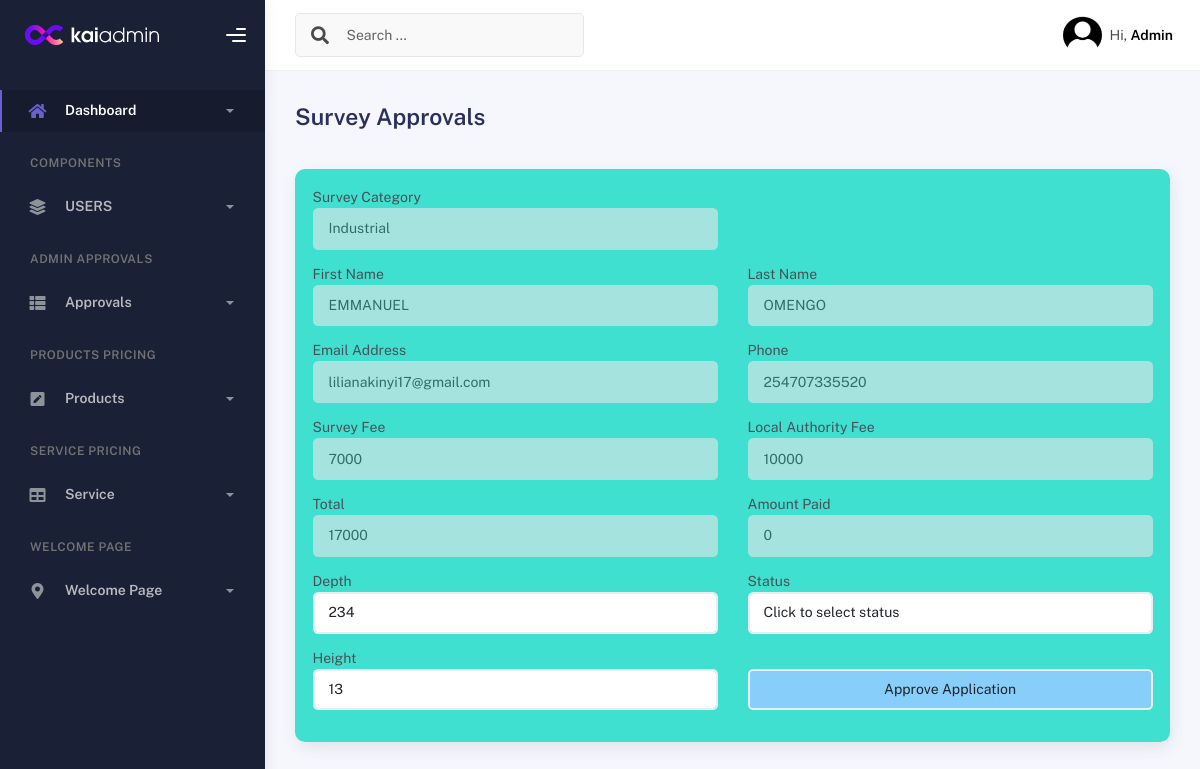
Screenshot of /edit_survey_app/76 (signed in) with the database file from the repository.
### admins/models.py (models this page shows, shortened)
class Survey_Application(models.Model):
    Survey_Category = models.CharField(max_length=50, null=False, blank=False)
    First_Name = models.CharField(max_length=20, null=False, blank=False)
    Last_Name = models.CharField(max_length=20, null=False, blank=False)
    Email_Address = models.EmailField(null=False, blank=False)
    Phone_Number = models.PositiveIntegerField(null=False, blank=False)
    Survey_Fee = models.PositiveIntegerField(null=False, blank=False)
    Local_Authority_Fee = models.PositiveIntegerField(null=False, blank=False)
    Total_Amount = models.PositiveIntegerField(null=False, blank=False)
    Mpesa_phone = models.PositiveIntegerField(blank=False, null=True, default='0000000000')
    Amount_paid = models.PositiveIntegerField(blank=False, null=True, default='0')
    depth = models.PositiveIntegerField(blank=False, null=False, default='0')
    height = models.PositiveIntegerField(blank=False, null=False, default='0')
    status_choice = [
        ('Approved', 'Approved'),
        ('Verified', 'Verified')
    ]
    status = models.CharField(max_length=15, null=True, blank=True, default="Verified", choices=status_choice)

### custom_admin/views.py (the view, shortened to what this page needs)
# urls.py: path('edit_survey_app', views.edit_survey_app, name='edit_survey_app'),
@staff_member_required
def edit_survey_app(request, id):
    edit_surveys = Survey_Application.objects.get(id=id)
    return render(request, 'admincustom/edit_survey_app.html', {'edit_surveys':edit_surveys})

### custom_admin/templates/admincustom/edit_survey_app.html (shortened to what this page needs)
{% load static %}
<!DOCTYPE html>
<html lang="en">
<head>
    <link href="https://cdn.jsdelivr.net/npm/bootstrap-icons/font/bootstrap-icons.css" rel="stylesheet">
    <link href="https://cdn.jsdelivr.net/npm/bootstrap@5.3.3/dist/css/bootstrap.min.css" rel="stylesheet"
>
    <link rel="stylesheet" href="{% static 'assets/css/bootstrap.min.css' %}"/>
    <link rel="stylesheet" href="{% static 'assets/css/plugins.min.css' %}"/>
    <link rel="stylesheet" href="{% static 'assets/css/kaiadmin.min.css' %}"/>
</head>
<body>
<div class="wrapper">
    <div class="sidebar" data-background-color="dark">
        <div class="sidebar-logo">
            <div class="logo-header" data-background-color="dark">
                <a href="/custo" class="logo">
                    <img
                            src="{% static 'assets/img/kaiadmin/logo_light.svg' %}"
                            alt="navbar brand"
                            class="navbar-brand"
                            height="20"
                    />
                </a>
                <div class="nav-toggle">
                    <button class="btn btn-toggle toggle-sidebar">
                        <i class="gg-menu-right"></i>
                    </button>
                </div>
            </div>
        </div>
        <div class="sidebar-wrapper scrollbar scrollbar-inner">
            <div class="sidebar-content">
                <ul class="nav nav-secondary">
                    <li class="nav-item active">
                        <a
                                data-bs-toggle="collapse"
                                href="#dashboard"
                                class="collapsed"
                                aria-expanded="false"
                        >
                            <i class="fas fa-home"></i>
                            <p>Dashboard</p>
                            <span class="caret"></span>
                        </a>
                    </li>
                    <li class="nav-section">
                        <h4 class="text-section">Components</h4>
                    </li>
                    <li class="nav-item">
                        <a data-bs-toggle="collapse" href="#base">
                            <i class="fas fa-layer-group"></i>
                            <p>USERS</p>
                            <span class="caret"></span>
                        </a>
                    </li>
                    <li class="nav-section">
                        <h4 class="text-section">ADMIN APPROVALS</h4>
                    </li>
                    <li class="nav-item">
                        <a data-bs-toggle="collapse" href="#sidebarLayouts">
                            <i class="fas fa-th-list"></i>
                            <p>Approvals</p>
                            <span class="caret"></span>
                        </a>
                    </li>
                    <li class="nav-section">
                        <h4 class="text-section">PRODUCTS PRICING</h4>
                    </li>
                    <li class="nav-item">
                        <a data-bs-toggle="collapse" href="#forms">
                            <i class="fas fa-pen-square"></i>
                            <p>Products</p>
                            <span class="caret"></span>
                        </a>
                    </li>
                    <li class="nav-section">
                        <h4 class="text-section">SERVICE PRICING</h4>
                    </li>
                    <li class="nav-item">
                        <a data-bs-toggle="collapse" href="#tables">
                            <i class="fas fa-table"></i>
                            <p>Service</p>
                            <span class="caret"></span>
                        </a>
                    </li>
                    <li class="nav-section">
                        <h4 class="text-section">WELCOME PAGE</h4>
                    </li>
                    <li class="nav-item">
                        <a data-bs-toggle="collapse" href="#maps">
                            <i class="fas fa-map-marker-alt"></i>
                            <p>Welcome Page</p>
                            <span class="caret"></span>
                        </a>
                    </li>
                </ul>
            </div>
        </div>
    </div>
    <div class="main-panel">
        <div class="main-header">
            <nav
                    class="navbar navbar-header navbar-header-transparent navbar-expand-lg border-bottom"
            >
                <div class="container-fluid">
                    <nav
                            class="navbar navbar-header-left navbar-expand-lg navbar-form nav-search p-0 d-none d-lg-flex"
                    >
                        <div class="input-group">
                            <div class="input-group-prepend">
                                <button type="submit" class="btn btn-search pe-1">
                                    <i class="fa fa-search search-icon"></i>
                                </button>
                            </div>
                            <input
                                    type="text"
                                    placeholder="Search ..."
                                    class="form-control"
                            />
                        </div>
                    </nav>
                    <ul class="navbar-nav topbar-nav ms-md-auto align-items-center">
                        <li class="nav-item topbar-user dropdown hidden-caret">
                            <a
                                    class="dropdown-toggle profile-pic"
                                    data-bs-toggle="dropdown"
                                    href="#"
                                    aria-expanded="false"
                            >
                                <div class="avatar-sm">
                                    <img
                                            src="{% static 'assets/img/profile4.jpg' %}"
                                            alt="..."
                                            class="avatar-img rounded-circle"
                                    />
                                </div>
                                <span class="profile-username">
                      <span class="op-7">Hi,</span>
                      <span class="fw-bold">Admin</span>
                    </span>
                            </a>
                        </li>
                    </ul>
                </div>
            </nav>
        </div>
        <div class="container">
            <div class="page-inner">
                <div
                        class="d-flex align-items-left align-items-md-center flex-column flex-md-row pt-2 pb-4"
                >
                    <div>
                        <h3 class="fw-bold mb-3">Survey Approvals</h3>
                    </div>
                </div>
                <div class="row">
                    <div class="col-12">
                        <div class="card" style="background-color: turquoise">
                            <div class="card-body">
                                <form action="" method="post">
                                    <div class="row">
                                        <div class="col-md-6">
                                            <div class="mb-3">
                                                <label for="survey_cate" class="">Survey Category</label>
                                                <input type="text" class="form-control" name="category"
                                                       value="{{ edit_surveys.Survey_Category }}" readonly>
                                            </div>
                                            <div class="mb-3">
                                                <label for="fname" class="">First Name</label>
                                                <input type="text" class="form-control" name="fname"
                                                       value="{{ edit_surveys.First_Name }}" readonly>
                                            </div>
                                            <div class="mb-3">
                                                <label for="email" class="">Email Address</label>
                                                <input type="email" class="form-control" name="email"
                                                       value="{{ edit_surveys.Email_Address }}" readonly>
                                            </div>
                                            <div class="mb-3">
                                                <label for="survey_fee" class="">Survey Fee</label>
                                                <input type="text" class="form-control" name="sfee"
                                                       value="{{ edit_surveys.Survey_Fee }}" readonly>
                                            </div>
                                            <div class="mb-3">
                                                <label for="Total" class="">Total</label>
                                                <input type="text" class="form-control" name="tamount"
                                                       value="{{ edit_surveys.Total_Amount }}" readonly>
                                            </div>
                                            <div class="mb-3">
                                                <label for="depth" class="">Depth</label>
                                                <input type="text" class="form-control" name="depth"
                                                       value="{{ edit_surveys.depth }}" required>
                                            </div>
                                            <div class="mb-3">
                                                <label for="height" class="">Height</label>
                                                <input type="text" class="form-control" name="height"
                                                       value="{{ edit_surveys.height }}"required>
                                            </div>
                                        </div>
                                        <div class="col-md-6">
                                            <div class="mb-3">
                                                <input type="text" class="form-control" name=""
                                                       value="" style="background: turquoise; border: 2px solid turquoise;">
                                            </div>
                                            <div class="mb-3">
                                                <label for="last_name" class="">Last Name</label>
                                                <input type="text" class="form-control" name="lname"
                                                       value="{{ edit_surveys.Last_Name }}"readonly>
                                            </div>
                                            <div class="mb-3">
                                                <label for="phone" class="">Phone</label>
                                                <input type="text" class="form-control" name="phone"
                                                       value="{{ edit_surveys.Phone_Number }}" readonly>
                                            </div>
                                            <div class="mb-3">
                                                <label for="ocal_authority" class="">Local Authority Fee</label>
                                                <input type="text" class="form-control" name="lfee"
                                                       value="{{ edit_surveys.Local_Authority_Fee }}"readonly>
                                            </div>
                                            <div class="mb-3">
                                                <label for="Amount_paid" class="">Amount Paid</label>
                                                <input type="text" class="form-control" name="Amount_paid"
                                                       value="{{ edit_surveys.Amount_paid }}" readonly>
                                            </div>
                                            <div class="mb-3">
                                                <label for="status" class="">Status</label>
                                                <select name="status" id="status" class="form-control" required>
                                                    <option value="">Click to select status</option>
                                                </select>
                                            </div>
                                            <div class="mb-3">
                                                <button type="submit" class="form-control"
                                                        style="background-color: lightskyblue">Approve Application
                                                </button>
                                            </div>
                                        </div>
                                    </div>
                                </form>
                            </div>
                        </div>
                    </div>
                </div>
            </div>
        </div>
    </div>
</div>
</body>
</html>

### rows the page displays
Survey_Application: category "Industrial", fname "EMMANUEL", email "lilianakinyi17@gmail.com", sfee "7000", tamount "17000", depth "234", height "13", lname "OMENGO", phone "254707335520", lfee "10000", Amount_paid "0"
